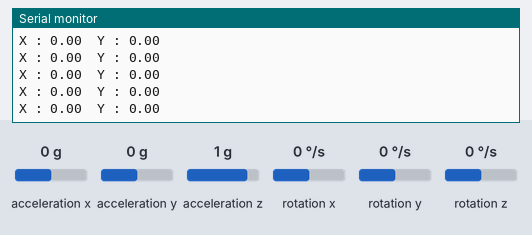
A sketch run on a simulated Arduino Uno, built with avr-gcc and run on an emulated ATmega328P. Shown: the last lines printed to the serial monitor. The inputs (shaded band) are chosen by the test bench; at power-on: acceleration x 0 g, acceleration y 0 g, acceleration z 1 g, rotation x 0 °/s, rotation y 0 °/s, rotation z 0 °/s.

Above: at 4.2 s.
4.3 s: acceleration x set to -1.4 g
At 5.1 s:
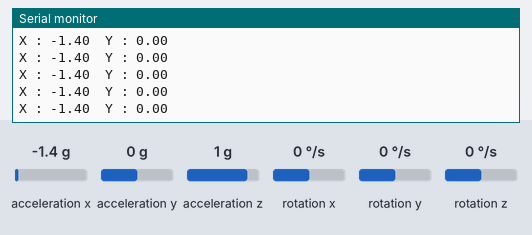
7.3 s: acceleration y set to -1.4 g
At 8.4 s:
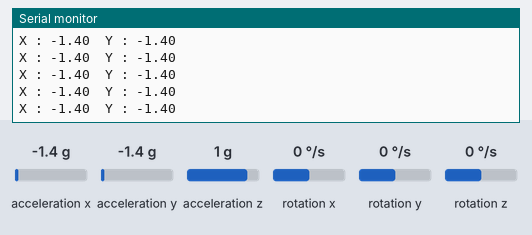
8.8 s: acceleration x set to 0 g
At 9.7 s:
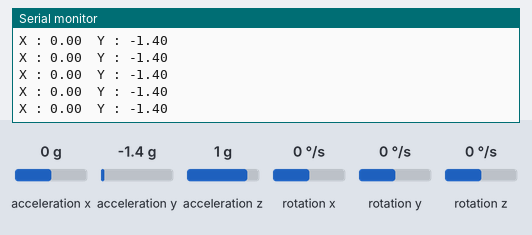
11.8 s: acceleration x set to -0.8 g
At 12.4 s:
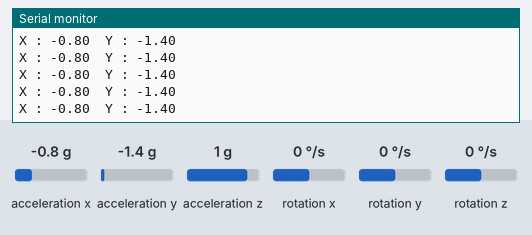
Timing chart, 0 to 14.8 s (numbered marks = the images above; inputs shaded):
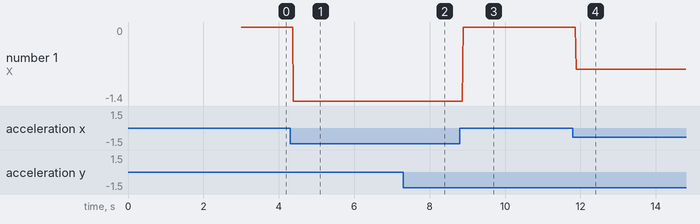

The sketch:

gyro_protect.ino
```cpp
// 가속도 센서를 이용하여 X축, Y축 값을 측정하여 시리얼 플로터에서 확인하기
// MPU6050 센서를 사용하기 위한 MPU6050_tockn 라이브러리
// 이것 외에도 다양한 라이브러리가 있다.
#include <MPU6050_tockn.h>
#include <Wire.h>

/*
  가속도센서는 VCC, GND, SDA, SCL 핀 사용하여 연결
  I2C 통신을 따라 SDA는 아두이노의 A4 핀, SCL는 아두이노의 A5 핀과 연결
*/

MPU6050 mpu6050(Wire);                // mpu6050이름의 클래스 생성

void setup() {
  Serial.begin(9600);
  Wire.begin();
  mpu6050.begin();                    // mpu6050 센서 초기화(몇초간 센서 보정 진행)
  mpu6050.calcGyroOffsets(false);     // 보정값 출력x
}

void loop() {
  mpu6050.update();                   // 값을 업데이트
  Serial.print("X : ");
  Serial.print(mpu6050.getAccX());    // 가속도 X 값 전송
  Serial.print("\tY : ");
  // 시리얼 플로터에서 확인하기 위해서는 다음줄로 넘기는 작업이 필요하다.
  Serial.println(mpu6050.getAccY());  // 가속도 Y 값 전송
}
```

Measured:
- after the input at 4.3 s, the serial monitor: prints a new line after 0.09 s (image 1)
- after the input at 7.3 s, the serial monitor: prints a new line after 0.08 s (image 2)
- after the input at 8.8 s, the serial monitor: prints a new line after 0.09 s (image 3)
- after the input at 11.8 s, the serial monitor: prints a new line after 0.08 s (image 4)
- plotted number 1: 0 → -1.4 after the input at 4.3 s, 0 → -0.8 after the input at 11.8 s
